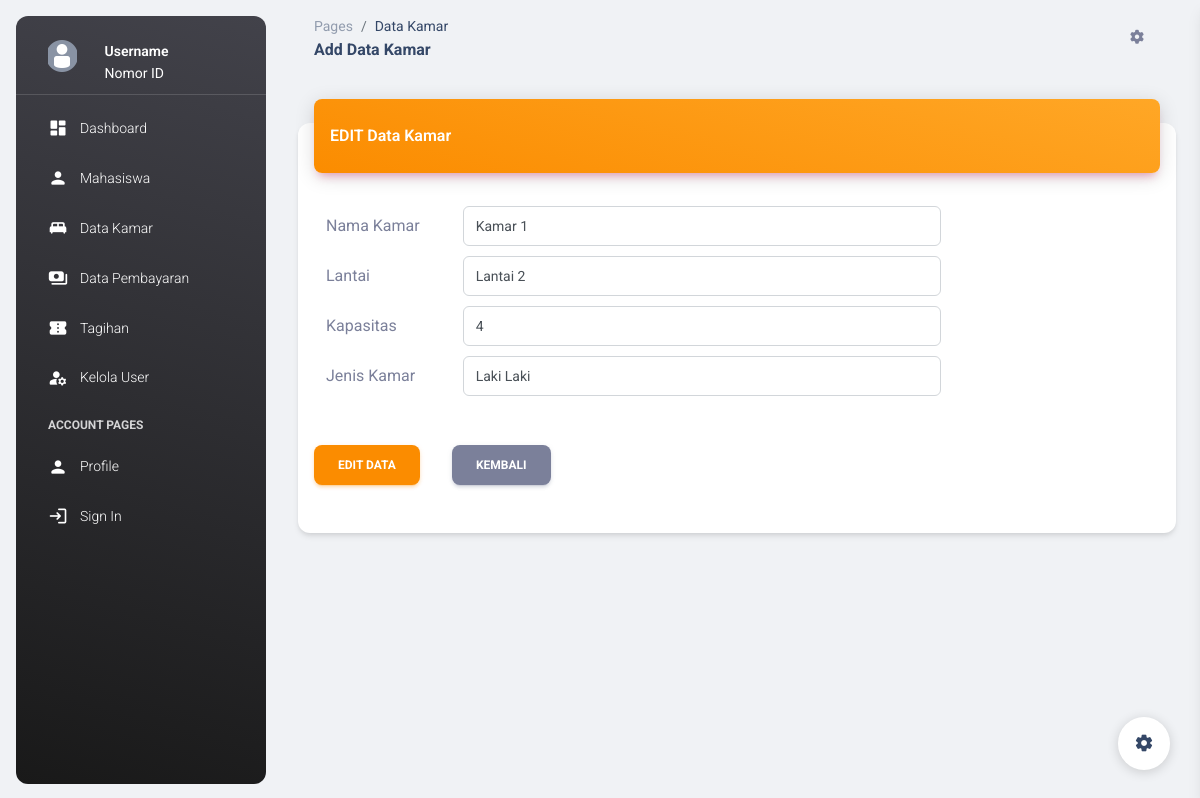
Page /edit_kamar.php?id=1 on the committed database.
### tables this page shows
CREATE TABLE `kamar` (
  `id_kamar` int(11) NOT NULL,
  `nama_kamar` varchar(50) DEFAULT NULL,
  `lantai` varchar(11) DEFAULT NULL,
  `kapasitas` int(11) DEFAULT NULL,
  `jenis` varchar(20) NOT NULL DEFAULT 'Laki Laki',
  `full` varchar(15) DEFAULT 'false'
);

### edit_kamar.php (the view, shortened to what this page needs)
<?php include 'proses/koneksi.php'; ?>
<!DOCTYPE html>
<html lang="en">
<head>
  <link href="./assets/css/nucleo-icons.css" rel="stylesheet" />
  <link href="./assets/css/nucleo-svg.css" rel="stylesheet" />
  <link id="pagestyle" href="./assets/css/material-dashboard.css?v=3.0.0" rel="stylesheet" />
</head>
<body class="g-sidenav-show bg-gray-200">
  <?php include 'sidebar.php'; ?>
  <main class="main-content position-relative max-height-vh-100 h-100 border-radius-lg">
    <nav class="navbar navbar-main navbar-expand-lg px-0 mx-4 shadow-none border-radius-xl" id="navbarBlur"
      navbar-scroll="true">
      <div class="container-fluid py-1 px-3">
        <nav aria-label="breadcrumb">
          <ol class="breadcrumb bg-transparent mb-0 pb-0 pt-1 px-0 me-sm-6 me-5">
            <li class="breadcrumb-item text-sm"><a class="opacity-5 text-dark" href="javascript:;">Pages</a></li>
            <li class="breadcrumb-item text-sm text-dark active" aria-current="page">Data Kamar</li>
          </ol>
          <h6 class="font-weight-bolder mb-0">Add Data Kamar</h6>
        </nav>
        <ul class="navbar-nav justify-content-end">
          <li class="nav-item px-3 d-flex align-items-center">
            <a href="javascript:;" class="nav-link text-body p-0">
              <i class="fa fa-cog fixed-plugin-button-nav cursor-pointer"></i>
            </a>
          </li>
        </ul>
      </div>
    </nav>
    <div class="container-fluid py-4">
      <div class="row">
        <div class="col-12">
          <div class="card my-4">
            <div class="card-header p-0 position-relative mt-n4 mx-3 z-index-2">
              <div class="bg-gradient-warning shadow-primary border-radius-lg pt-4 pb-3">
                <div class="d-flex justify-content-between">
                  <h6 class="text-white text-capitalize ps-3">EDIT Data Kamar</h6>
                </div>
              </div>
            </div>
            <?php
            $id = $_GET['id'];
            $kueri = mysqli_query($conn, "SELECT * FROM kamar WHERE id_kamar = $id");
            $row = mysqli_fetch_array($kueri);
            ?>
            <div class="card-body px-0 pb-3 col-md-9">
              <form action="proses/edit_kamar.php" method="GET">
                <div class="ms-md-auto pe-md-3 d-flex align-items-center my-2">
                  <label for="" class="col-form-label ps-4 col-sm-3">Nama Kamar</label>
                  <div class="input-group input-group-outline">
                    <input type="text" name="nama" value="<?php echo $row['nama_kamar'] ?>" class="form-control"
                      onfocus="focused(this)" onfocusout="defocused(this)">
                  </div>
                </div>
                <div class="ms-md-auto pe-md-3 d-flex align-items-center my-2">
                  <label for="" class="col-form-label ps-4 col-sm-3">Lantai</label>
                  <div class="input-group input-group-outline">
                    <select name="lantai" id="" class="form-control">
                      <option selected value="<?php echo $row['lantai'] ?>">
                        <?php echo $row['lantai'] ?>
                      </option>
                    </select>
                  </div>
                </div>
                <div class="ms-md-auto pe-md-3 d-flex align-items-center my-2">
                  <label for="" class="col-form-label ps-4 col-sm-3">Kapasitas</label>
                  <div class="input-group input-group-outline">
                    <input type="number" value="<?php echo $row['kapasitas'] ?>" min="<?php echo $row['kapasitas'] ?>"
                      name="kapasitas" class="form-control" placeholder="Kapasitas / orang..." onfocus="focused(this)"
                      onfocusout="defocused(this)">
                  </div>
                </div>
                <div class="ms-md-auto pe-md-3 d-flex align-items-center my-2">
                  <label for="" class="col-form-label ps-4 col-sm-3">Jenis Kamar</label>
                  <div class="input-group input-group-outline">
                    <select name="jenis" id="jenis" required class="form-control">
                      <option value="<?php echo $row['jenis'] ?>">
                        <?php echo $row['jenis'] ?>
                      </option>
                    </select>
                  </div>
                </div>
                <div class="m-3 mt-5 d-flex">
                  <input type="submit" value="EDIT DATA" class="btn btn-warning">
                  <a href="dt_kamar.php?x=kamar" class="btn btn-secondary">KEMBALI</a>
                </div>
              </form>
            </div>
          </div>
        </div>
      </div>
    </div>
  </main>
  <div class="fixed-plugin">
    <a class="fixed-plugin-button text-dark position-fixed px-3 py-2">
      <i class="material-icons py-2">settings</i>
    </a>
  </div>
</body>
</html>

### rows in the picture
kamar: nama "Kamar 1", lantai "Lantai 2", kapasitas "4", jenis "Laki Laki"
